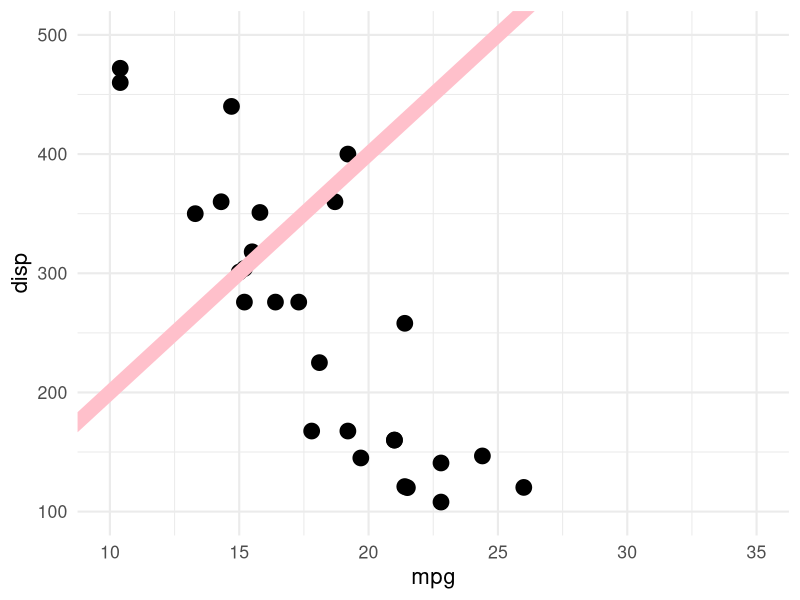
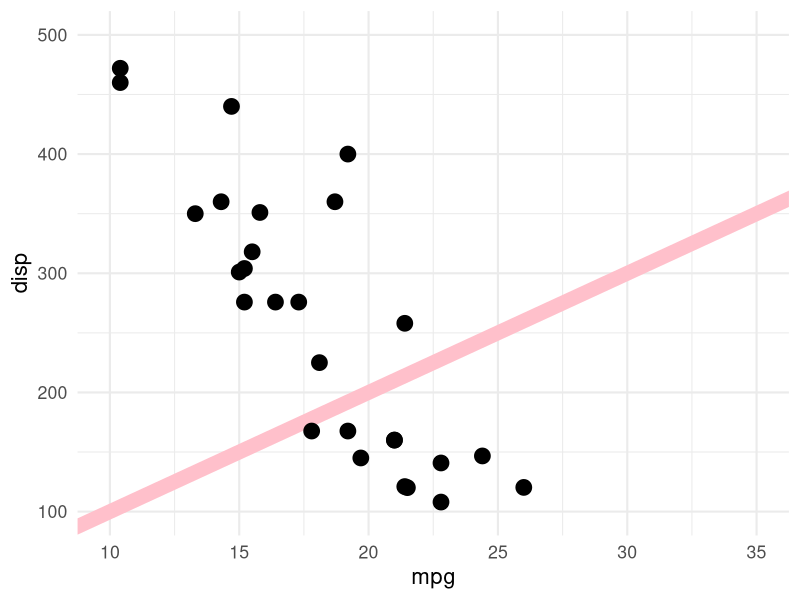
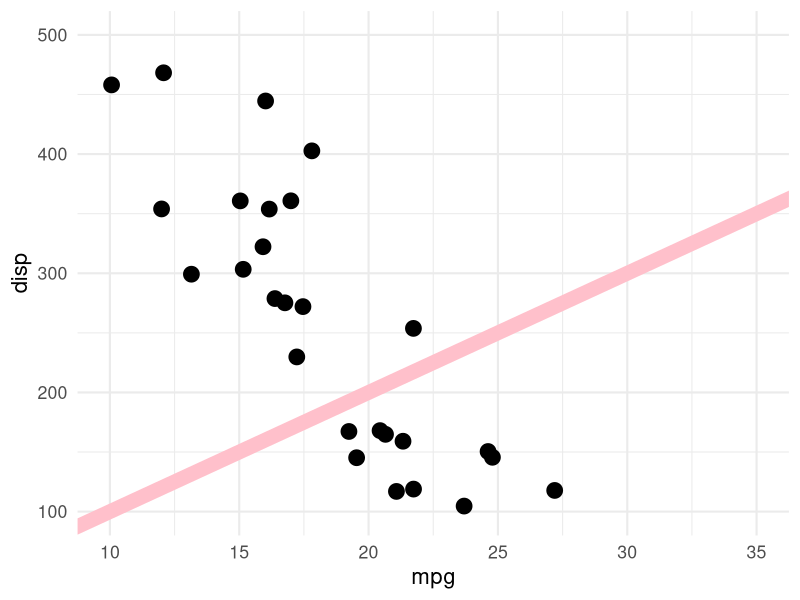
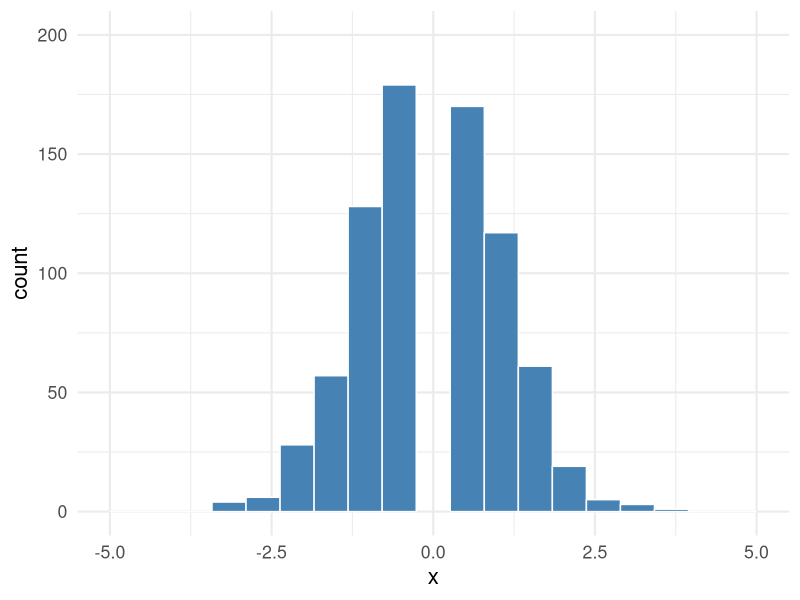
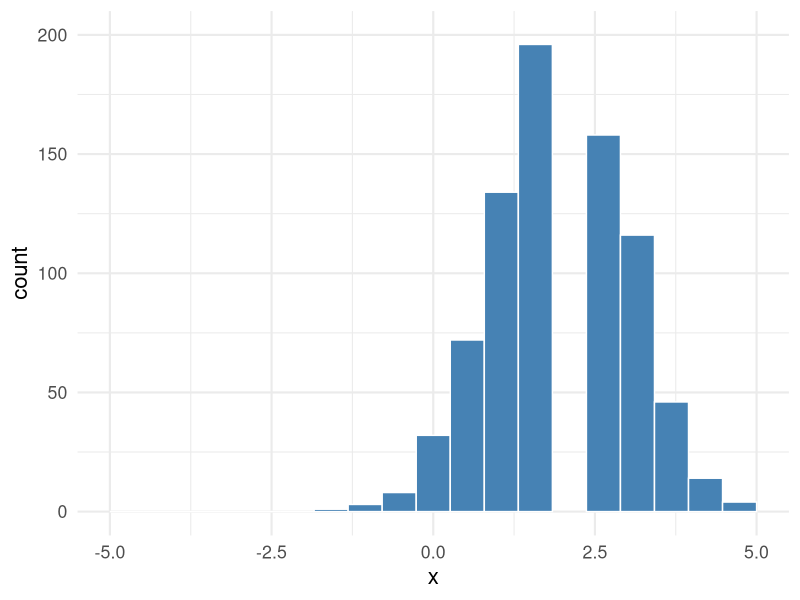
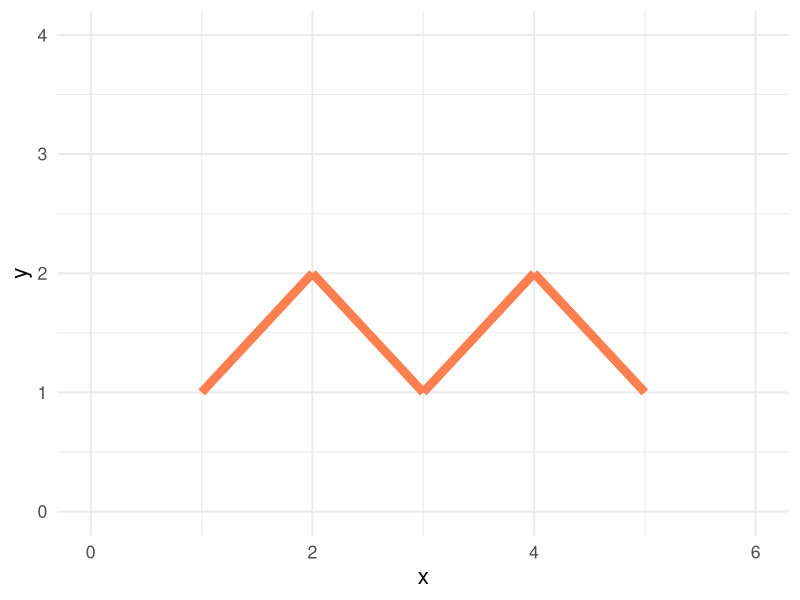
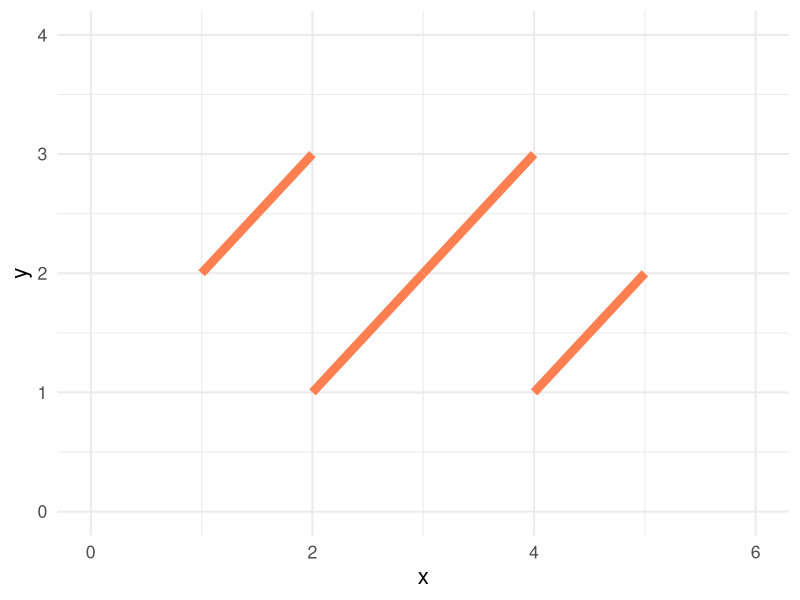
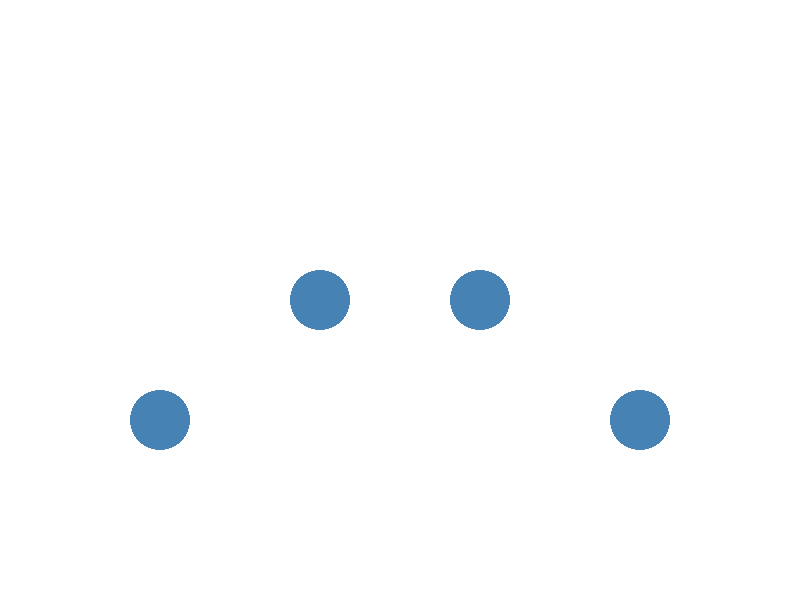

These figures' R source, in order:
## ---- chunk 1
#| label: "before"
#| dev: svg
library(ggplot2)
mtcars |>
  ggplot(aes(mpg, disp)) +
  geom_point(size = 5) +
  geom_abline(slope = 20, intercept = 0, linewidth = 5, color = "pink") +
  theme_minimal(base_size = 16)+
  lims(x = c(10, 35), y = c(100, 500))
## ---- chunk 2
#| label: "after"
#| dev: svg
library(ggplot2)
mtcars |>
  ggplot(aes(mpg, disp)) +
  geom_abline(slope = 10, intercept = 0, linewidth = 5, color = "pink") +
  geom_point(size = 5) +
  theme_minimal(base_size = 16)+
  lims(x = c(10, 35), y = c(100, 500))
## ---- chunk 3
#| label: "jitter"
#| dev: svg
library(ggplot2)
set.seed(1234)
mtcars |>
  ggplot(aes(mpg, disp)) +
  geom_abline(slope = 10, intercept = 0, linewidth = 5, color = "pink") +
  geom_jitter(width = 2, height = 5, size = 5) +
  theme_minimal(base_size = 16) +
  lims(x = c(10, 35), y = c(100, 500))
## ---- chunk 4
#| label: "hist-normal"
#| dev: svg
library(ggplot2)
set.seed(42)
data.frame(x = rnorm(1000, mean = 0, sd = 1)) |>
  ggplot(aes(x)) +
  geom_histogram(bins = 20, fill = "steelblue", color = "white") +
  theme_minimal(base_size = 16) +
  lims(x = c(-5, 5), y = c(0, 200))
## ---- chunk 5
#| label: "hist-shifted"
#| dev: svg
library(ggplot2)
set.seed(42)
data.frame(x = rnorm(1000, mean = 2, sd = 1)) |>
  ggplot(aes(x)) +
  geom_histogram(bins = 20, fill = "steelblue", color = "white") +
  theme_minimal(base_size = 16) +
  lims(x = c(-5, 5), y = c(0, 200))
## ---- chunk 6
#| label: "segments-1"
#| dev: svg
library(ggplot2)
data.frame(
  x = c(1, 2, 3, 4),
  xend = c(2, 3, 4, 5),
  y = c(1, 2, 1, 2),
  yend = c(2, 1, 2, 1)
) |>
  ggplot(aes(x = x, y = y, xend = xend, yend = yend)) +
  geom_segment(linewidth = 3, color = "coral") +
  theme_minimal(base_size = 16) +
  lims(x = c(0, 6), y = c(0, 4))
## ---- chunk 7
#| label: "segments-2"
#| dev: svg
library(ggplot2)
data.frame(
  x = c(1, 2, 3, 4),
  xend = c(2, 3, 4, 5),
  y = c(2, 1, 2, 1),
  yend = c(3, 2, 3, 2)
) |>
  ggplot(aes(x = x, y = y, xend = xend, yend = yend)) +
  geom_segment(linewidth = 3, color = "coral") +
  theme_minimal(base_size = 16) +
  lims(x = c(0, 6), y = c(0, 4))
## ---- chunk 8
#| label: "circles-small"
#| dev: svg
library(grid)
grid.newpage()
grid.circle(
  x = c(0.2, 0.4, 0.6, 0.8),
  y = c(0.3, 0.5, 0.5, 0.3),
  r = 0.05,
  gp = gpar(fill = "steelblue", col = NA)
)
## ---- chunk 9
#| label: "circles-large"
#| dev: svg
library(grid)
grid.newpage()
grid.circle(
  x = c(0.2, 0.4, 0.6, 0.8),
  y = c(0.5, 0.7, 0.7, 0.5),
  r = 0.08,
  gp = gpar(fill = "steelblue", col = NA)
)
## ---- chunk 10
#| label: "polyline-wave1"
#| dev: svg
library(grid)
grid.newpage()
grid.polyline(
  x = c(0.1, 0.3, 0.5, 0.7, 0.9),
  y = c(0.3, 0.7, 0.3, 0.7, 0.3),
  gp = gpar(col = "darkorange", lwd = 5)
)
## ---- chunk 11
#| label: "polyline-wave2"
#| dev: svg
library(grid)
grid.newpage()
grid.polyline(
  x = c(0.1, 0.3, 0.5, 0.7, 0.9),
  y = c(0.5, 0.8, 0.5, 0.8, 0.5),
  gp = gpar(col = "darkorange", lwd = 5)
)
## ---- chunk 12
#| label: "polygon-triangle"
#| dev: svg
library(grid)
grid.newpage()
grid.polygon(
  x = c(0.2, 0.5, 0.8),
  y = c(0.2, 0.8, 0.2),
  gp = gpar(fill = "purple", col = "white", lwd = 2)
)
## ---- chunk 13
#| label: "polygon-triangle-moved"
#| dev: svg
library(grid)
grid.newpage()
grid.polygon(
  x = c(0.3, 0.6, 0.9),
  y = c(0.3, 0.9, 0.3),
  gp = gpar(fill = "purple", col = "white", lwd = 2)
)
## ---- chunk 14
#| label: "area-normal"
#| dev: svg
library(ggplot2)
data.frame(
  x = 1:10,
  y = c(1, 3, 2, 5, 4, 6, 5, 7, 6, 8)
) |>
  ggplot(aes(x, y)) +
  geom_area(fill = "forestgreen", alpha = 0.7) +
  theme_minimal(base_size = 16) +
  lims(x = c(0, 11), y = c(0, 10))
## ---- chunk 15
#| label: "area-shifted"
#| dev: svg
library(ggplot2)
data.frame(
  x = 1:10,
  y = c(2, 4, 3, 6, 5, 7, 6, 8, 7, 9)
) |>
  ggplot(aes(x, y)) +
  geom_area(fill = "forestgreen", alpha = 0.7) +
  theme_minimal(base_size = 16) +
  lims(x = c(0, 11), y = c(0, 10))
## ---- chunk 16
#| label: "ellipse-wide"
#| dev: svg
library(grid)
# Create ellipse as polygon
theta <- seq(0, 2*pi, length.out = 50)
ex <- 0.5 + 0.3 * cos(theta)
ey <- 0.5 + 0.15 * sin(theta)
grid.newpage()
grid.polygon(x = ex, y = ey, gp = gpar(fill = "tomato", col = "darkred", lwd = 3))
## ---- chunk 17
#| label: "ellipse-tall"
#| dev: svg
library(grid)
# Create ellipse as polygon
theta <- seq(0, 2*pi, length.out = 50)
ex <- 0.5 + 0.15 * cos(theta)
ey <- 0.5 + 0.3 * sin(theta)
grid.newpage()
grid.polygon(x = ex, y = ey, gp = gpar(fill = "tomato", col = "darkred", lwd = 3))
## ---- chunk 18
#| label: "text-pos1"
#| dev: svg
library(grid)
grid.newpage()
grid.text(
  label = c("Hello", "World", "ggplot2"),
  x = c(0.2, 0.5, 0.8),
  y = c(0.3, 0.5, 0.7),
  gp = gpar(fontsize = 24, col = "navy")
)
## ---- chunk 19
#| label: "text-pos2"
#| dev: svg
library(grid)
grid.newpage()
grid.text(
  label = c("Hello", "World", "ggplot2"),
  x = c(0.3, 0.6, 0.9),
  y = c(0.5, 0.7, 0.5),
  gp = gpar(fontsize = 24, col = "navy")
)
## ---- chunk 20
#| label: "text-ggplot-before"
#| dev: svg
library(ggplot2)
data.frame(
  x = c(1, 2, 3),
  y = c(1, 3, 2),
  label = c("A", "B", "C")
) |>
  ggplot(aes(x, y, label = label)) +
  geom_point(size = 5, color = "steelblue") +
  geom_text(size = 8, vjust = -1) +
  theme_minimal(base_size = 16) +
  lims(x = c(0, 4), y = c(0, 5))
## ---- chunk 21
#| label: "text-ggplot-after"
#| dev: svg
library(ggplot2)
data.frame(
  x = c(1, 2, 3),
  y = c(2, 1, 3),
  label = c("A", "B", "C")
) |>
  ggplot(aes(x, y, label = label)) +
  geom_point(size = 5, color = "steelblue") +
  geom_text(size = 8, vjust = -1) +
  theme_minimal(base_size = 16) +
  lims(x = c(0, 4), y = c(0, 5))
## ---- chunk 22
#| label: "bar-chart"
#| dev: svg
library(ggplot2)
data.frame(
  category = factor(c("A", "B", "C", "D"), levels = c("A", "B", "C", "D")),
  value = c(25, 40, 20, 15)
) |>
  ggplot(aes(x = category, y = value, fill = category)) +
  geom_col(width = 0.9) +
  scale_fill_brewer(palette = "Set2") +
  theme_minimal(base_size = 16) +
  theme(legend.position = "none") +
  labs(x = NULL, y = NULL)
## ---- chunk 23
#| label: "pie-chart"
#| dev: svg
library(ggplot2)
data.frame(
  category = factor(c("A", "B", "C", "D"), levels = c("A", "B", "C", "D")),
  value = c(25, 40, 20, 15)
) |>
  ggplot(aes(x = category, y = value, fill = category)) +
  geom_col() +
  scale_fill_brewer(palette = "Set2") +
  coord_radial(theta = "x", expand = FALSE, inner.radius = 0.1) +
  theme_minimal(base_size = 16) +
  theme(legend.position = "none") +
  labs(x = NULL, y = NULL)
